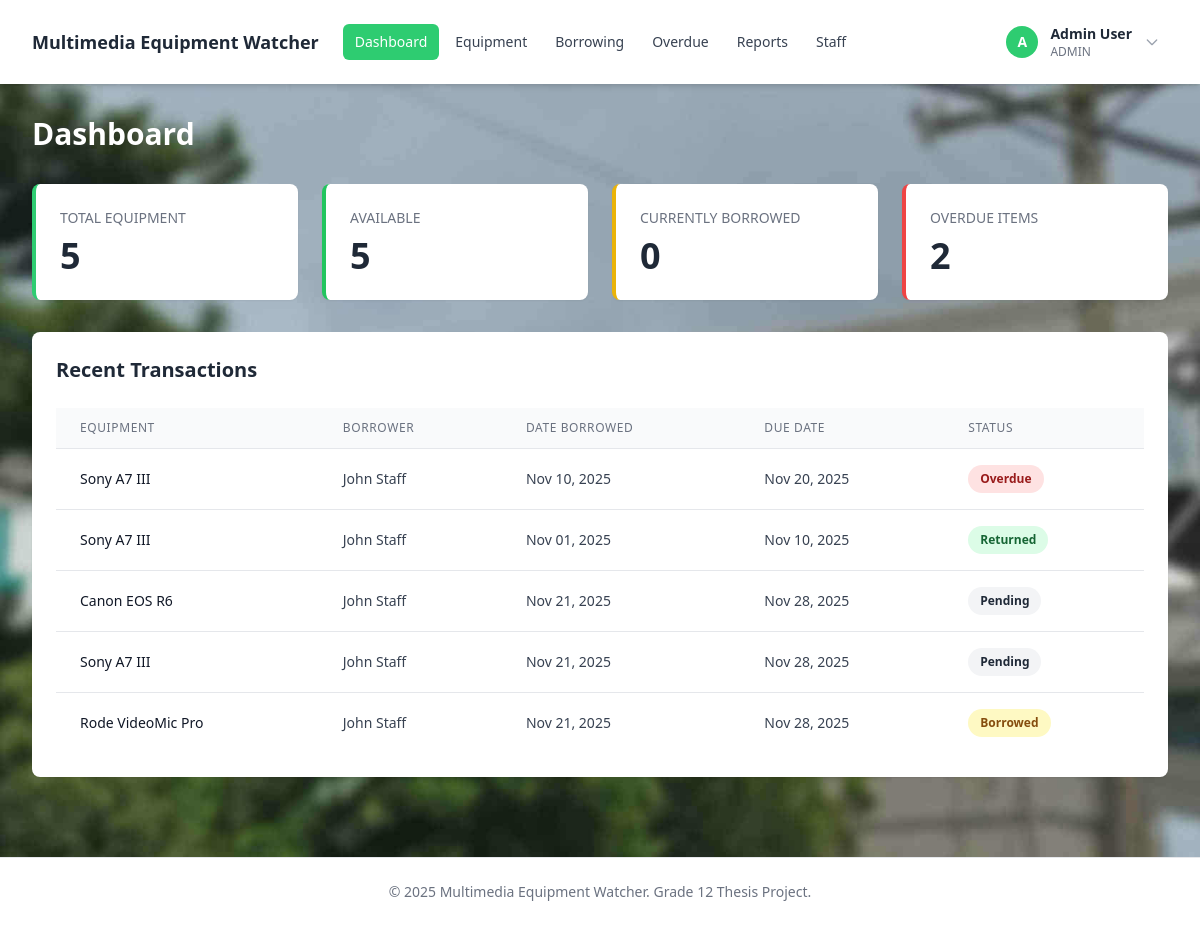
The page /dashboard.php (signed in) on the database as committed earlier.
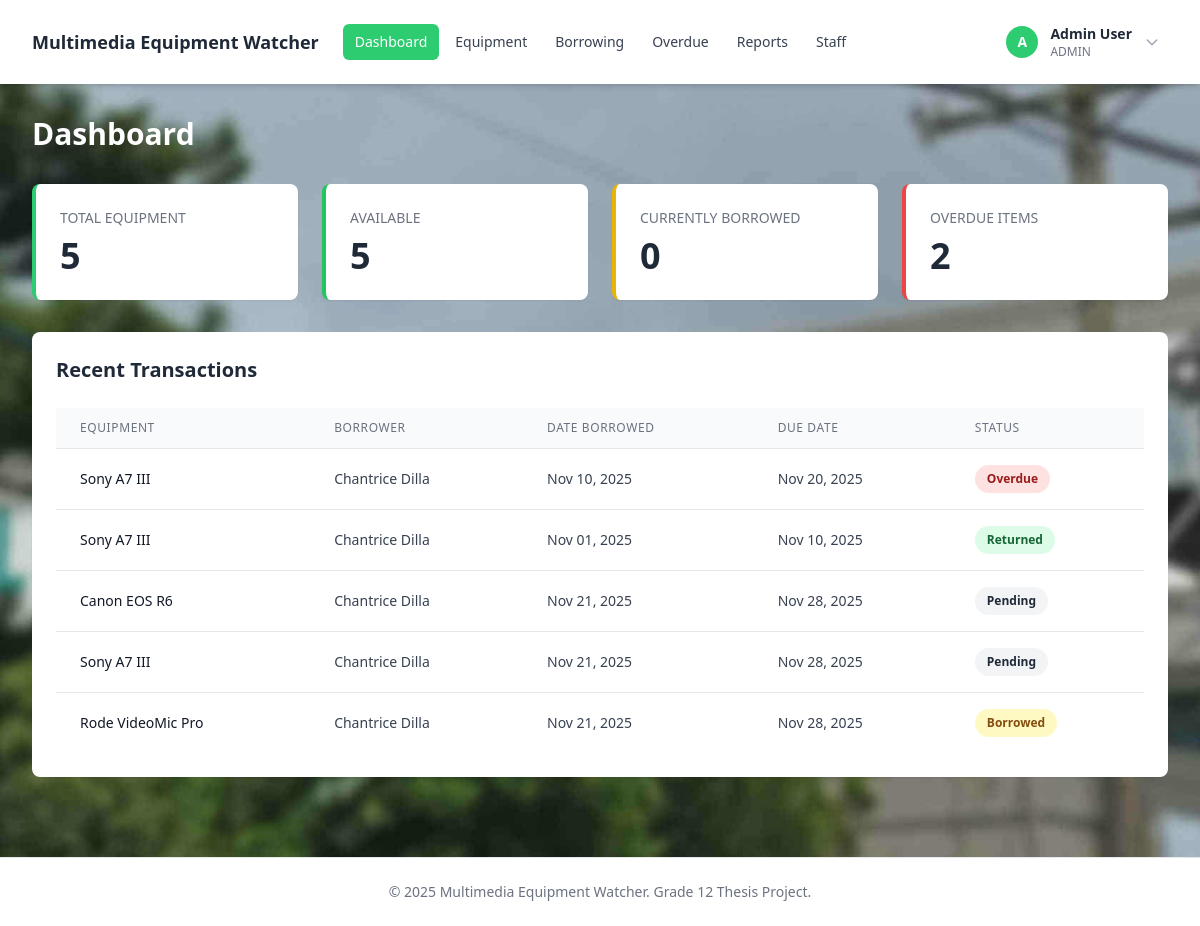
The same page on the database as committed later.
### tables this page shows
CREATE TABLE borrowing_transactions (
    id INT AUTO_INCREMENT PRIMARY KEY,
    equipment_id INT NOT NULL,
    user_id INT NOT NULL,
    quantity INT NOT NULL DEFAULT 1,
    quantity_returned INT NOT NULL DEFAULT 0,
    date_borrowed DATE NOT NULL,
    due_date DATE NOT NULL,
    date_returned DATE NULL,
    status ENUM('pending', 'borrowed', 'returned', 'partially_returned', 'lost') NOT NULL DEFAULT 'pending',
    remarks TEXT NULL,
    created_at TIMESTAMP DEFAULT CURRENT_TIMESTAMP,
    FOREIGN KEY (equipment_id) REFERENCES equipment(id) ON DELETE CASCADE,
    FOREIGN KEY (user_id) REFERENCES users(id) ON DELETE CASCADE
);

CREATE TABLE users (
    id INT AUTO_INCREMENT PRIMARY KEY,
    name VARCHAR(100) NOT NULL,
    email VARCHAR(100) NOT NULL UNIQUE,
    password VARCHAR(255) NOT NULL,
    role ENUM('admin', 'user') NOT NULL DEFAULT 'user',
    is_active TINYINT(1) NOT NULL DEFAULT 0,
    created_at TIMESTAMP DEFAULT CURRENT_TIMESTAMP
);

CREATE TABLE equipment (
    id INT AUTO_INCREMENT PRIMARY KEY,
    name VARCHAR(100) NOT NULL,
    description TEXT,
    category VARCHAR(50),
    total_quantity INT NOT NULL DEFAULT 1,
    available_quantity INT NOT NULL DEFAULT 1,
    status ENUM('available', 'borrowed', 'damaged', 'lost') NOT NULL DEFAULT 'available',
    created_at TIMESTAMP DEFAULT CURRENT_TIMESTAMP
);

### dashboard.php (the view, shortened to what the changed rows need)
<?php
require_once 'includes/header.php';
$pdo = getDBConnection();
$recentTransactions = $pdo->query("
    SELECT bt.*, e.name as equipment_name, u.name as borrower_name
    FROM borrowing_transactions bt
    JOIN equipment e ON bt.equipment_id = e.id
    JOIN users u ON bt.user_id = u.id
    ORDER BY bt.created_at DESC
    LIMIT 5
")->fetchAll();
?>
<div class="mb-8">
    <h2 class="text-3xl font-bold text-white">Dashboard</h2>
</div>
<div class="bg-white rounded-lg shadow-sm p-6">
    <?php if (count($recentTransactions) > 0): ?>
        <div class="overflow-x-auto">
            <table class="min-w-full divide-y divide-gray-200">
                <thead class="bg-gray-50">
                    <tr>
                        <th class="px-6 py-3 text-left text-xs font-medium text-gray-500 uppercase tracking-wider">Equipment</th>
                        <th class="px-6 py-3 text-left text-xs font-medium text-gray-500 uppercase tracking-wider">Borrower</th>
                        <th class="px-6 py-3 text-left text-xs font-medium text-gray-500 uppercase tracking-wider">Date Borrowed</th>
                        <th class="px-6 py-3 text-left text-xs font-medium text-gray-500 uppercase tracking-wider">Due Date</th>
                        <th class="px-6 py-3 text-left text-xs font-medium text-gray-500 uppercase tracking-wider">Status</th>
                    </tr>
                </thead>
                <tbody class="bg-white divide-y divide-gray-200">
                    <?php foreach ($recentTransactions as $transaction): ?>
                        <?php
                        $statusClass = 'bg-gray-100 text-gray-800';
                        $statusText = ucfirst($transaction['status']);
                        if ($transaction['status'] === 'returned') {
                            $statusClass = 'bg-green-100 text-green-800';
                        } elseif ($transaction['status'] === 'borrowed' && $transaction['due_date'] < date('Y-m-d')) {
                            $statusClass = 'bg-red-100 text-red-800';
                            $statusText = 'Overdue';
                        } elseif ($transaction['status'] === 'borrowed') {
                            $statusClass = 'bg-yellow-100 text-yellow-800';
                        }
                        ?>
                        <tr class="hover:bg-gray-50">
                            <td class="px-6 py-4 whitespace-nowrap text-sm font-medium text-gray-900"><?php echo htmlspecialchars($transaction['equipment_name']); ?></td>
                            <td class="px-6 py-4 whitespace-nowrap text-sm text-gray-700"><?php echo htmlspecialchars($transaction['borrower_name'] ?? 'Unknown'); ?></td>
                            <td class="px-6 py-4 whitespace-nowrap text-sm text-gray-700"><?php echo date('M d, Y', strtotime($transaction['date_borrowed'])); ?></td>
                            <td class="px-6 py-4 whitespace-nowrap text-sm text-gray-700"><?php echo date('M d, Y', strtotime($transaction['due_date'])); ?></td>
                            <td class="px-6 py-4 whitespace-nowrap">
                                <span class="px-3 py-1 inline-flex text-xs leading-5 font-semibold rounded-full <?php echo $statusClass; ?>">
                                    <?php echo $statusText; ?>
                                </span>
                            </td>
                        </tr>
                    <?php endforeach; ?>
                </tbody>
            </table>
        </div>
    <?php endif; ?>
</div>
<?php require_once 'includes/footer.php'; ?>

Rows that differ between the two databases and show on the page:
changed through a linked row, borrowing_transactions "Nov 20, 2025": user.name "John Staff" → "Chantrice Dilla"
changed through a linked row, borrowing_transactions "Nov 01, 2025": user.name "John Staff" → "Chantrice Dilla"
changed through a linked row, borrowing_transactions "Canon EOS R6": user.name "John Staff" → "Chantrice Dilla"
changed through a linked row, borrowing_transactions (number 4 of 5 on the later page): user.name "John Staff" → "Chantrice Dilla"
changed through a linked row, borrowing_transactions "Borrowed": user.name "John Staff" → "Chantrice Dilla"
